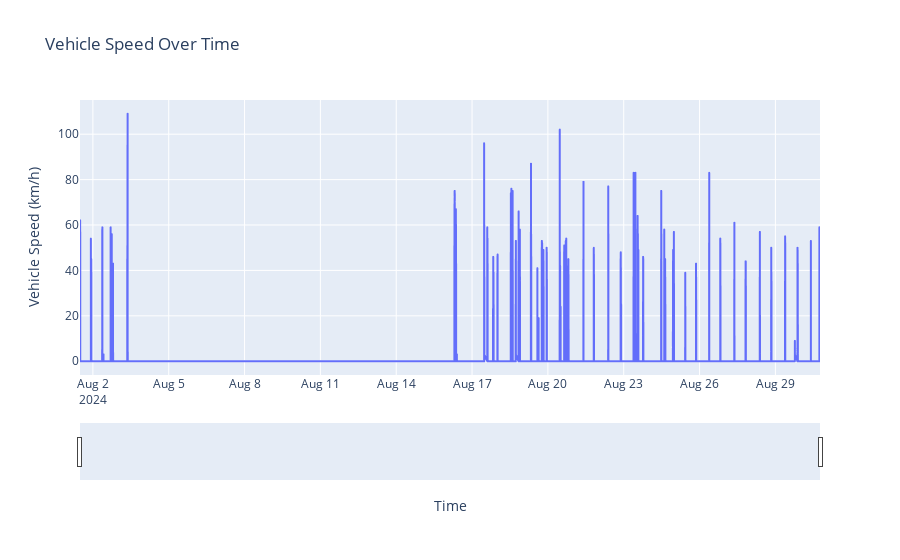

This figure's notebook cell:
### Code cell
import pandas as pd
import plotly.express as px

# Load your dataset
# Assuming your dataset is already loaded into df
# df = pd.read_csv('your_dataset.csv') # Uncomment this line if you need to load the dataset

# Convert 'time_stamp' to datetime format
df['time_stamp'] = pd.to_datetime(df['time_stamp'])

# Create the interactive plot
fig = px.line(df, x='time_stamp', y='vehicle_speed', title='Vehicle Speed Over Time')

# Customize the layout
fig.update_layout(
    xaxis_title='Time',
    yaxis_title='Vehicle Speed (km/h)',
    xaxis_rangeslider_visible=True  # Adds a range slider to the x-axis for better zoom control
)

# Show the plot
fig.show()

### Figure 1 — Plotly figure (JSON) as saved in the notebook; plotly's stock layout.template omitted (floating-point values rounded to 4 significant figures; data arrays with more than 128 entries replaced by an {"elided": "..."} marker saying what was removed)
{"data": [{"hovertemplate": "time_stamp=%{x}<br>vehicle_speed=%{y}<extra></extra>", "legendgroup": "", "line": {"color": "#636efa", "dash": "solid"}, "marker": {"symbol": "circle"}, "mode": "lines", "name": "", "showlegend": false, "type": "scattergl", "x": {"elided": "28659 str values"}, "xaxis": "x", "y": {"elided": "28659 int values"}, "yaxis": "y"}], "layout": {"legend": {"tracegroupgap": 0}, "title": {"text": "Vehicle Speed Over Time"}, "xaxis": {"anchor": "y", "domain": [0, 1], "rangeslider": {"visible": true}, "title": {"text": "Time"}}, "yaxis": {"anchor": "x", "domain": [0, 1], "title": {"text": "Vehicle Speed (km/h)"}}}}
